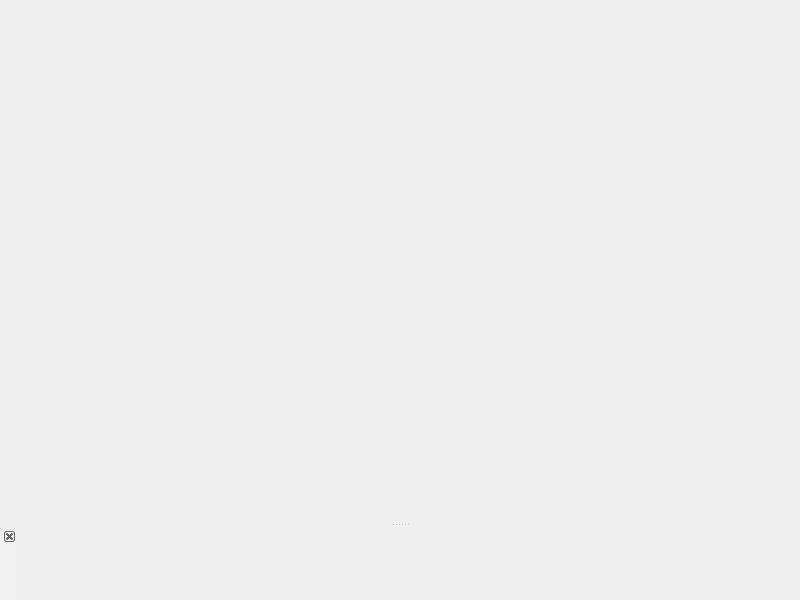
<?xml version="1.0" encoding="UTF-8"?>
<ui version="4.0">
 <class>StationInterfaceKSK</class>
 <widget class="QMainWindow" name="StationInterfaceKSK">
  <property name="geometry">
   <rect>
    <x>0</x>
    <y>0</y>
    <width>800</width>
    <height>600</height>
   </rect>
  </property>
  <property name="windowTitle">
   <string>MainWindow</string>
  </property>
  <property name="styleSheet">
   <string notr="true">QMenuBar {
	
	background-color: rgb(240, 240, 240);
}
QMenu::item {
	padding-left: 24px;
	padding-right: 16px;
	padding-top: 4px;
	padding-bottom: 4px;
	color: black;
}
QMenu::item:!enabled {
	padding-left: 24px;
	padding-right: 16px;
	padding-top: 4px;
	padding-bottom: 4px;
	color: gray;
}
QMenu::item:selected {
	padding-left: 24px;
	padding-right: 16px;
	padding-top: 4px;
	padding-bottom: 4px;
	background-color: rgb(208, 208, 208);
}


QToolBar {
	background: rgb(240, 240, 240);
}


QScrollBar:vertical {
 	width: 16px;
}

QScrollBar::handle:vertical {
	background-color: rgba(160, 160, 160, 240);
	min-height: 24px;
	border-radius:1px; 
	margin: 10px 7px 10px 7px;
}

QScrollBar::handle:vertical:hover,
QScrollBar::handle:vertical:pressed {
	background-color: rgba(160, 160, 160, 240);
	min-height: 24px;
 	border-radius: 3px;
	margin: 10px 5px 10px 5px;
}

QScrollBar::sub-page:vertical {
      background-color: rgb(240, 240, 240);
}

QScrollBar::add-page:vertical {
      background-color: rgb(240, 240, 240);
}

QScrollBar::sub-line:vertical {
      border: none;
}

QScrollBar::add-line:vertical {
      border: none;
}


QScrollBar:horizontal {
 	height: 16px;
}

QScrollBar::handle:horizontal {
	background-color: rgba(160, 160, 160, 240);
	border-radius:1px; 
	margin: 7px 10px 7px 10px;
}

QScrollBar::handle:horizontal:hover,
QScrollBar::handle:horizontal:pressed {
	background-color: rgba(160, 160, 160, 240);
 	border-radius: 3px;
	margin: 5px 10px 5px 10px;
}

QScrollBar::sub-page:horizontal {
      background-color: rgb(240, 240, 240);
}

QScrollBar::add-page:horizontal {
      background-color: rgb(240, 240, 240);
}

QScrollBar::sub-line:horizontal  {
      border: none;
}

QScrollBar::add-line:horizontal  {
      border: none;
}
</string>
  </property>
  <widget class="QWidget" name="centralwidget">
   <layout class="QVBoxLayout" name="verticalLayout">
    <property name="spacing">
     <number>0</number>
    </property>
    <property name="leftMargin">
     <number>0</number>
    </property>
    <property name="topMargin">
     <number>0</number>
    </property>
    <property name="rightMargin">
     <number>0</number>
    </property>
    <property name="bottomMargin">
     <number>0</number>
    </property>
    <item>
     <widget class="QWidget" name="stationWidget" native="true">
      <property name="minimumSize">
       <size>
        <width>400</width>
        <height>380</height>
       </size>
      </property>
      <layout class="QVBoxLayout" name="verticalLayout_3">
       <property name="spacing">
        <number>0</number>
       </property>
       <property name="leftMargin">
        <number>0</number>
       </property>
       <property name="topMargin">
        <number>0</number>
       </property>
       <property name="rightMargin">
        <number>0</number>
       </property>
       <property name="bottomMargin">
        <number>0</number>
       </property>
      </layout>
     </widget>
    </item>
   </layout>
  </widget>
  <widget class="QDockWidget" name="dockWidget">
   <property name="sizePolicy">
    <sizepolicy hsizetype="Preferred" vsizetype="Minimum">
     <horstretch>0</horstretch>
     <verstretch>0</verstretch>
    </sizepolicy>
   </property>
   <property name="minimumSize">
    <size>
     <width>44</width>
     <height>72</height>
    </size>
   </property>
   <property name="styleSheet">
    <string notr="true">QDockWidget::title {
    background: rgb(240, 240, 240);
}</string>
   </property>
   <property name="features">
    <set>QDockWidget::DockWidgetClosable|QDockWidget::DockWidgetMovable|QDockWidget::DockWidgetVerticalTitleBar</set>
   </property>
   <property name="allowedAreas">
    <set>Qt::AllDockWidgetAreas</set>
   </property>
   <attribute name="dockWidgetArea">
    <number>8</number>
   </attribute>
   <widget class="RouteOrderWidget" name="routeOrderDockWinget"/>
  </widget>
 </widget>
 <customwidgets>
  <customwidget>
   <class>RouteOrderWidget</class>
   <extends>QWidget</extends>
   <header location="global">RouteOrder/routeorderwidget.h</header>
   <container>1</container>
  </customwidget>
 </customwidgets>
 <resources/>
 <connections/>
</ui>
